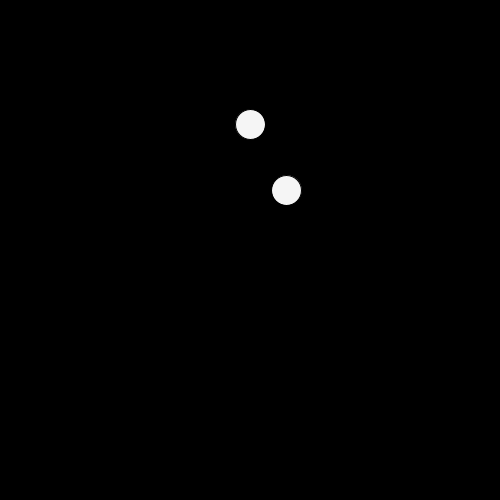
Frame 1 (no input)
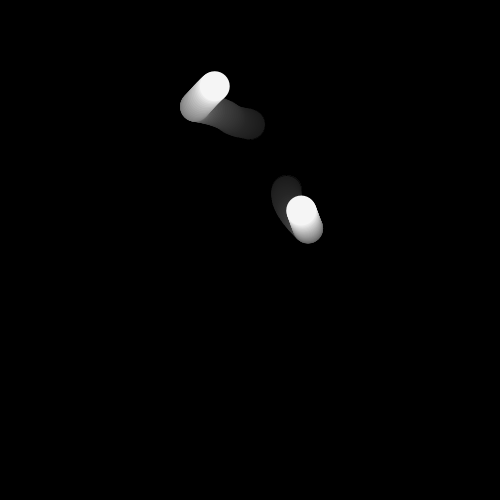
Frame 60 (the mouse pressed at the canvas centre just before this capture)
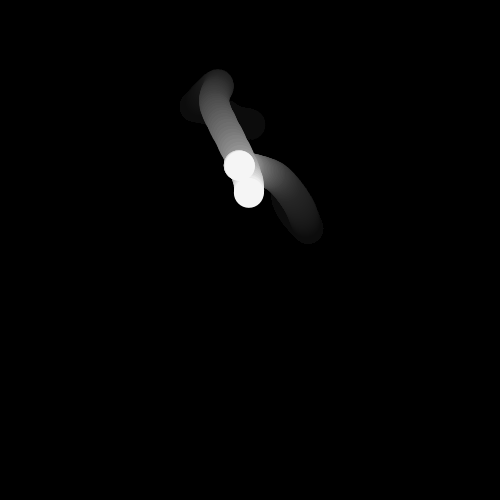
Frame 120 (the mouse held since frame 60 and released just before this capture)

The Processing sketch that drew these frames (run headless with seeded random() and noise(); from frame 60 on, the mouse is pressed at the canvas centre):

// Processing sketch: sketch_180402a
// ── sketch_180402a.pde
void setup(){
size(500,500);
background(0);
}
void draw(){
  //for(int i =0; i<501; i+=10){
fill(255);
//ellipse(i, i, 30, 30);
//}
//float x = random(500);
//float y = random(500);
float x = getWormX(20);
float y = getWormY(20);
ellipse(x, y, 30, 30);
float x2 = getWormX(500);
float y2 = getWormY(500);
fill(255);
ellipse(x2, y2, 30, 30); 
makeMagical();
}
float random(int maxValue) {
float awnser = random(0, maxValue);
return awnser;
}
float frequency = .005;
float noiseInterval = PI; 

void makeMagical() {
  fill( 0, 0, 0, 10 );rect(0, 0, width, height);noStroke();
}

float getWormX(int i) {
  return map(noise(i*noiseInterval + frameCount * frequency), 0, 1, 0, width);
}

float getWormY(int i) {
  return map(noise(i*noiseInterval+1 + frameCount * frequency), 0, 1, 0, height);
}
